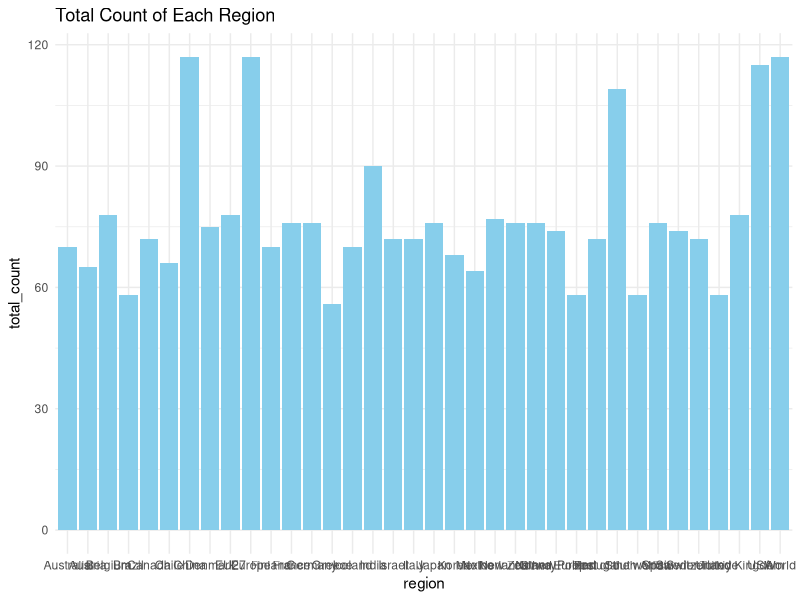
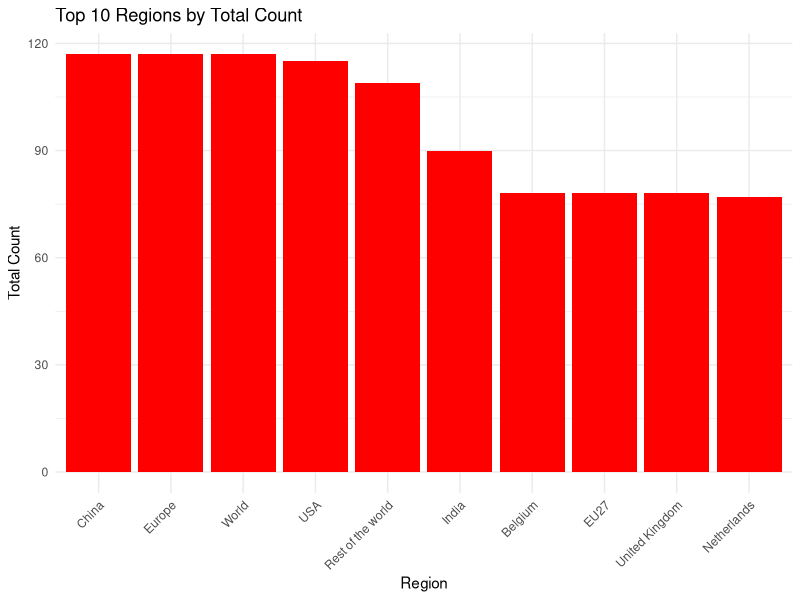

These figures' R source, in order: (Note: this script raises an error after producing the figures.)
## ---- chunk 1
library(tidyverse)
library(dplyr)
library(ggplot2)
## ---- chunk 2
# Set a working directory
setwd("/Users/tangangkenrickakere/Desktop/Datasets")

## ---- chunk 3
# Load the data
ev_data <- read.csv("IEA-EV-dataEV stockHistoricalCars.csv")
## ---- chunk 4
# Get the total EV sales for each region
counts_region <- table(ev_data$region)
print(counts_region)
## ---- chunk 5
# Convert counts_country to a data frame to be able to create a visualization
counts_region_df <- as.data.frame(counts_region)
names(counts_region_df) <- c("region", "total_count")
## ---- chunk 6
# Create a bar plot using ggplot2
ggplot(counts_region_df, aes(x = region, y = total_count)) +
  geom_bar(stat = "identity", fill = "skyblue") +
  labs(x = "region", y = "total_count", title = "Total Count of Each Region") +
  theme_minimal()
## ---- chunk 7
# Sort the data frame by total_count in descending order and select top 5 rows
top_countries <- head(counts_region_df[order(-counts_region_df$total_count), ], 10)
## ---- chunk 8
# Create a bar plot for the top 10 countries
ggplot(top_countries, aes(x = reorder(region, -total_count), y = total_count)) +
  geom_bar(stat = "identity", fill = "red") +
  labs(x = "Region", y = "Total Count", title = "Top 10 Regions by Total Count") +
  theme_minimal() +
  theme(axis.text.x = element_text(angle = 45, hjust = 1))  # Rotate x-axis labels for better visibility


## ---- chunk 9
#Count the type of electric vehicles in the dataset
counts_powertrain <- table(ev_data$powertrain)
print(counts_powertrain)
## ---- chunk 10
# Select the top 10 regions with the highest EV population
top_10_regions <- ev_population_sorted[1:10]
